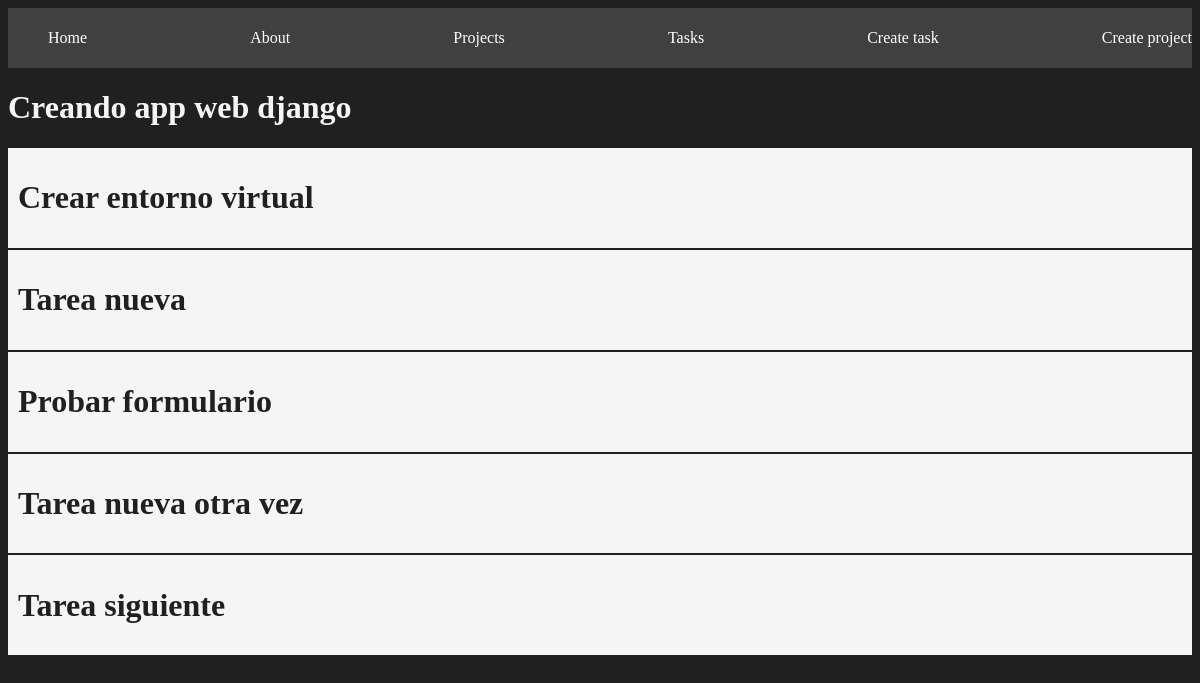
The app's page /projects/2 with its own data.
### myapp/models.py (models this page shows, shortened)
class Project(models.Model):
    name = models.CharField(max_length=200)
    def __str__(self) -> str:
        return self.name

class Task(models.Model):
    title = models.CharField(max_length=200)
    description = models.TextField()
    project = models.ForeignKey(Project, on_delete=models.CASCADE)
    done = models.BooleanField(default=False)

### myapp/views.py (the view)
# urls.py: path('projects/<int:id>', views.project_detail, name="project_detail"),
def project_detail(request, id):
        project = get_object_or_404(Project, id=id)
        print(project)
        tasks = Task.objects.filter(project_id=id)
        return render(request, 'projects/detail.html', {
             'project': project,
             'tasks' : tasks
        })

### myapp/templates/projects/detail.html
{% extends 'layouts/base.html' %}
{% block content %}
<h1>{{project}}</h1>
{%  for task in tasks %}
<div class="card">
    <h1>{{task.title}}</h1>
</div>
{% endfor %}
{% endblock %}

### myapp/static/styles/main.css (style rules this page uses)
body { background: #202020; color: whitesmoke; }
.card { background: whitesmoke; color:#202020; padding: 10px; margin-bottom: 2px; }

### records on screen
Project: name "Creando app web django"
Task: title "Crear entorno virtual"
Task: title "Tarea nueva"
Task: title "Probar formulario"
Task: title "Tarea nueva otra vez"
Task: title "Tarea siguiente"
